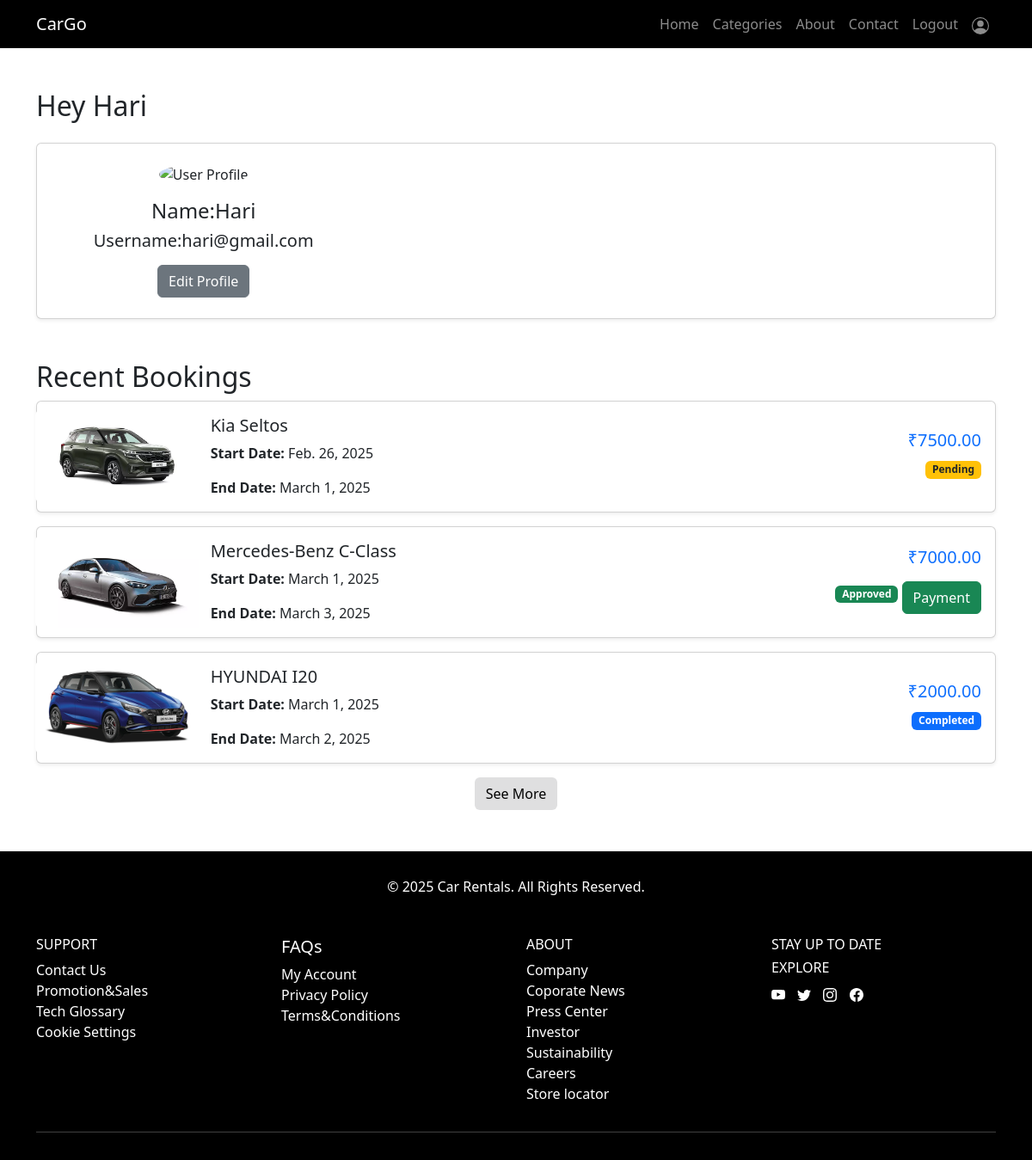
Page /profile (signed in) on the earlier database version.
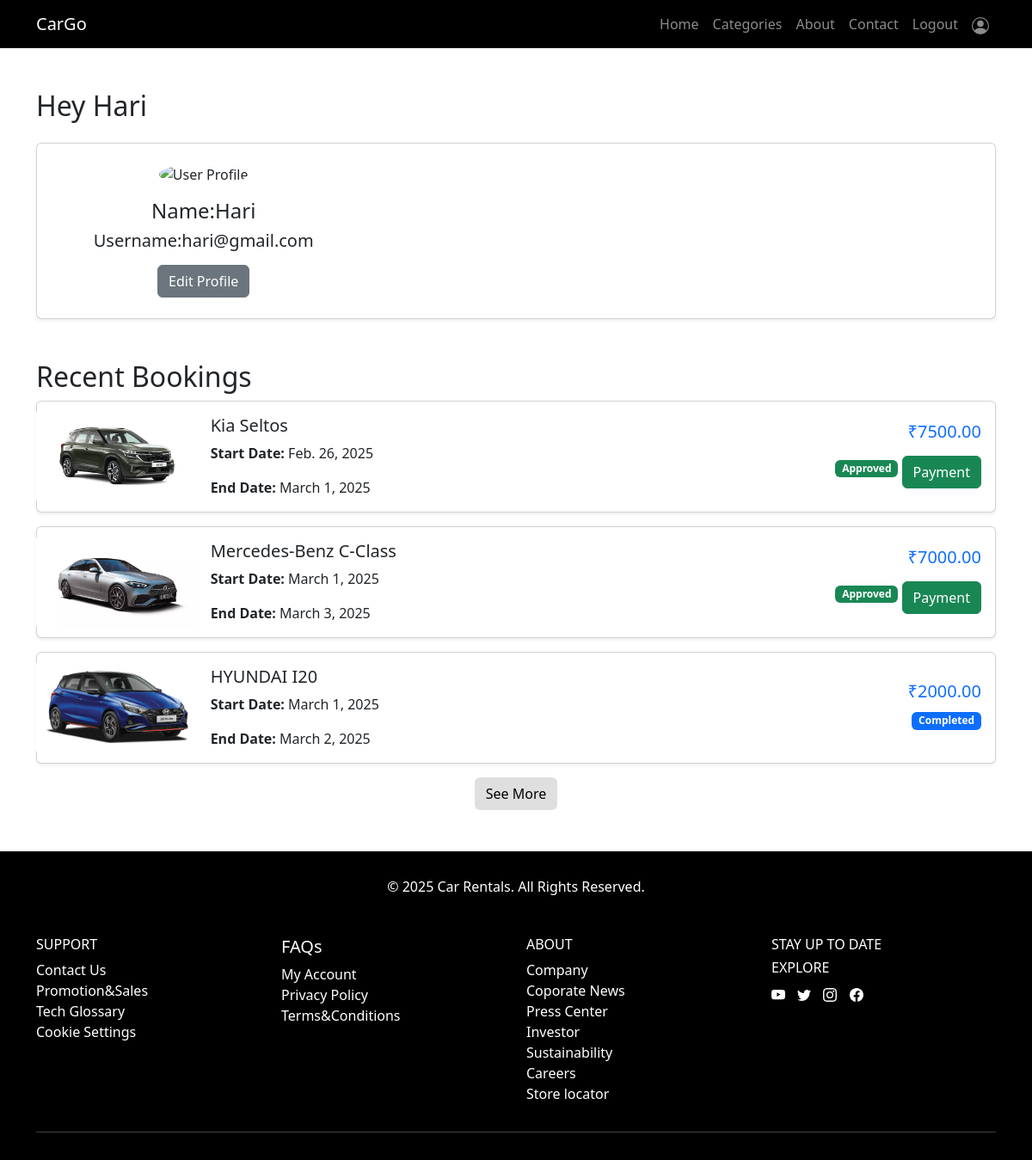
Same page on the later database version.
### app/models.py (models this page shows, shortened)
class Rental(models.Model):
    STATUS_CHOICES = [
        ('Pending', 'Pending'),
        ('Approved', 'Approved'),
        ('Rejected', 'Rejected'),
        ('Completed', 'Completed'),
    ]
    user = models.ForeignKey(User, on_delete=models.CASCADE)
    car = models.ForeignKey(Car, on_delete=models.CASCADE)
    start_date = models.DateField()
    end_date = models.DateField()
    num_days = models.IntegerField()
    total_price = models.DecimalField(max_digits=10, decimal_places=2)
    status = models.CharField(max_length=10, choices=STATUS_CHOICES, default='Pending')

class Car(models.Model):
    name = models.CharField(max_length=100)
    brand = models.CharField(max_length=50)
    image = models.FileField()
    fuel = models.TextField()
    category = models.ForeignKey(Category,on_delete=models.CASCADE)
    num_of_seats = models.IntegerField()
    price_per_day = models.IntegerField()
    is_available = models.BooleanField(default=True)

### app/views.py (the view)
# urls.py: path('profile',views.user_profile),
def user_profile(req):
    cat=Category.objects.all()
    rentals = Rental.objects.filter(user=req.user).order_by("-id")
    return render(req,'user/user_profile.html',{'rentals':rentals,'cat':cat})

### templates/user/user_profile.html (shortened to what the changed rows need)
<!DOCTYPE html>
<html lang="en">
<head>
    {% load static %}
    <link href="https://cdn.jsdelivr.net/npm/bootstrap@5.3.0/dist/css/bootstrap.min.css" rel="stylesheet">
</head>
<body>
    {% block content %}
    <div class="container mt-5" >
        <h2 class="mt-5 mb-4">Hey {{ user.first_name }}</h2>
    </div>
    <div class="container">
        <h2 class="mt-5">Recent Bookings</h2>
        {% if rentals %}
            {% for rental in rentals|slice:":3" %}
            <div class="card mb-3 shadow-sm">
                <div class="row g-0">
                    <div class="col-md-2 d-flex align-items-center justify-content-center">
                        <img src="{{ rental.car.image.url }}" class="img-fluid rounded-start" alt="{{ rental.car.name }}" style="max-width: 190px; height: auto;">
                    </div>
                    <div class="col-md-7">
                        <div class="card-body">
                            <h5 class="card-title">{{ rental.car.name }}</h5>
                            <p class="card-text"><strong>Start Date:</strong> {{ rental.start_date }}</p>
                            <p class="card-text"><strong>End Date:</strong> {{ rental.end_date }}</p>
                        </div>
                    </div>
                    <div class="col-md-3 d-flex flex-column justify-content-center align-items-end pe-3">
                        <h5 class="text-primary">₹{{ rental.total_price }}</h5>
                        <p class="mb-1">
                            {% if rental.status == "Pending" %}
                                <span class="badge bg-warning text-dark">Pending</span>
                            {% elif rental.status == "Approved" %}
                                <span class="badge bg-success">Approved</span>
                                <a href="{% url 'payment' rental.id %}" class="btn btn-success mt-2">Payment</a>
                            {% elif rental.status == "Rejected" %}
                                <span class="badge bg-danger">Rejected</span>
                            {% elif rental.status == "Completed" %}
                                <span class="badge bg-primary">Completed</span>
                            {% endif %}
                        </p>
                    </div>
                </div>
            </div>
            {% endfor %}
        {% else %}
            <p class="text-center text-muted">No bookings yet.</p>
        {% endif %}
    </div>
        {% endblock %}
</body>
</html>

Differences in the rows shown:
changed Rental "Feb. 26, 2025": status "Pending" → "Approved Payment"
